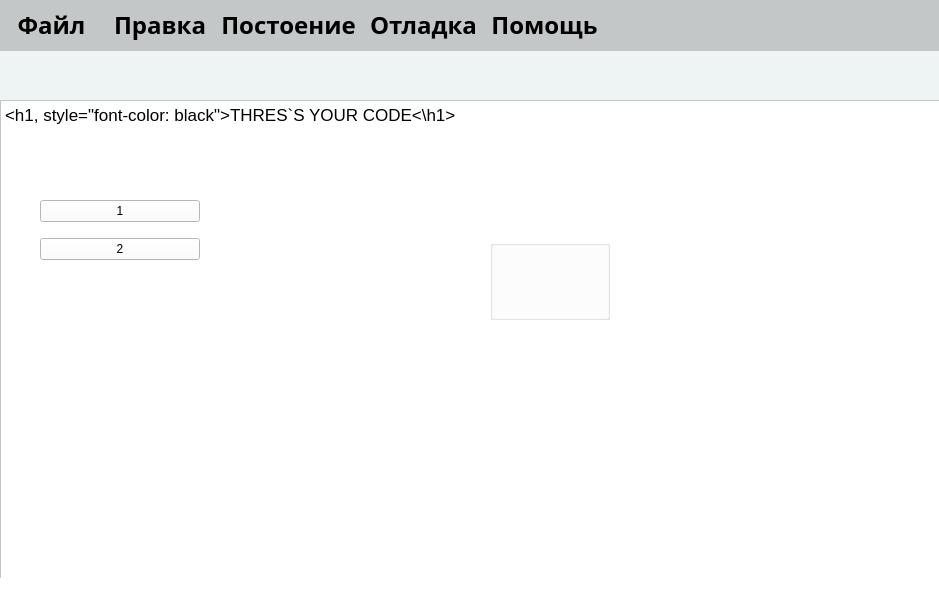
<?xml version="1.0" encoding="UTF-8"?>
<ui version="4.0">
 <class>MainWindow</class>
 <widget class="QMainWindow" name="MainWindow">
  <property name="geometry">
   <rect>
    <x>0</x>
    <y>0</y>
    <width>939</width>
    <height>600</height>
   </rect>
  </property>
  <property name="windowTitle">
   <string>MainWindow</string>
  </property>
  <property name="styleSheet">
   <string notr="true">background-color:white;</string>
  </property>
  <widget class="QWidget" name="centralwidget">
   <widget class="QWidget" name="widget" native="true">
    <property name="geometry">
     <rect>
      <x>-10</x>
      <y>50</y>
      <width>951</width>
      <height>50</height>
     </rect>
    </property>
    <property name="styleSheet">
     <string notr="true">background-color: rgb(238, 243, 243)</string>
    </property>
    <layout class="QHBoxLayout" name="horizontalLayout">
     <item>
      <widget class="QPushButton" name="save">
       <property name="text">
        <string/>
       </property>
       <property name="icon">
        <iconset>
         <normaloff>../GUI/resources/download.svg</normaloff>../GUI/resources/download.svg</iconset>
       </property>
       <property name="iconSize">
        <size>
         <width>32</width>
         <height>32</height>
        </size>
       </property>
       <property name="flat">
        <bool>true</bool>
       </property>
      </widget>
     </item>
     <item>
      <widget class="QPushButton" name="cut">
       <property name="text">
        <string/>
       </property>
       <property name="icon">
        <iconset>
         <normaloff>../GUI/resources/content_cut.svg</normaloff>../GUI/resources/content_cut.svg</iconset>
       </property>
       <property name="iconSize">
        <size>
         <width>32</width>
         <height>32</height>
        </size>
       </property>
       <property name="flat">
        <bool>true</bool>
       </property>
      </widget>
     </item>
     <item>
      <widget class="QPushButton" name="copy">
       <property name="text">
        <string/>
       </property>
       <property name="icon">
        <iconset>
         <normaloff>../GUI/resources/file_copy.svg</normaloff>../GUI/resources/file_copy.svg</iconset>
       </property>
       <property name="iconSize">
        <size>
         <width>32</width>
         <height>32</height>
        </size>
       </property>
       <property name="flat">
        <bool>true</bool>
       </property>
      </widget>
     </item>
     <item>
      <widget class="QPushButton" name="paste">
       <property name="styleSheet">
        <string notr="true">QPush-Button{
	font-color: black
}</string>
       </property>
       <property name="text">
        <string/>
       </property>
       <property name="icon">
        <iconset>
         <normaloff>../GUI/resources/folder.svg</normaloff>../GUI/resources/folder.svg</iconset>
       </property>
       <property name="iconSize">
        <size>
         <width>32</width>
         <height>32</height>
        </size>
       </property>
       <property name="flat">
        <bool>true</bool>
       </property>
      </widget>
     </item>
     <item>
      <widget class="QPushButton" name="back">
       <property name="text">
        <string/>
       </property>
       <property name="icon">
        <iconset>
         <normaloff>../GUI/resources/keyboard_return.svg</normaloff>../GUI/resources/keyboard_return.svg</iconset>
       </property>
       <property name="iconSize">
        <size>
         <width>32</width>
         <height>32</height>
        </size>
       </property>
       <property name="flat">
        <bool>true</bool>
       </property>
      </widget>
     </item>
     <item>
      <widget class="QPushButton" name="build">
       <property name="text">
        <string/>
       </property>
       <property name="icon">
        <iconset>
         <normaloff>../GUI/resources/hardware.svg</normaloff>../GUI/resources/hardware.svg</iconset>
       </property>
       <property name="iconSize">
        <size>
         <width>32</width>
         <height>32</height>
        </size>
       </property>
       <property name="flat">
        <bool>true</bool>
       </property>
       <attribute name="buttonGroup">
        <string notr="true">buttonGroup</string>
       </attribute>
      </widget>
     </item>
     <item>
      <widget class="QPushButton" name="run">
       <property name="font">
        <font>
         <family>Academy Engraved LET</family>
        </font>
       </property>
       <property name="styleSheet">
        <string notr="true"/>
       </property>
       <property name="text">
        <string/>
       </property>
       <property name="icon">
        <iconset>
         <normaloff>../GUI/resources/play_arrow.svg</normaloff>../GUI/resources/play_arrow.svg</iconset>
       </property>
       <property name="iconSize">
        <size>
         <width>32</width>
         <height>32</height>
        </size>
       </property>
       <property name="flat">
        <bool>true</bool>
       </property>
       <attribute name="buttonGroup">
        <string notr="true">buttonGroup</string>
       </attribute>
      </widget>
     </item>
     <item>
      <widget class="QPushButton" name="pushButton_9">
       <property name="text">
        <string/>
       </property>
       <property name="icon">
        <iconset>
         <normaloff>../GUI/resources/crop_5_4.svg</normaloff>../GUI/resources/crop_5_4.svg</iconset>
       </property>
       <property name="iconSize">
        <size>
         <width>32</width>
         <height>32</height>
        </size>
       </property>
       <property name="flat">
        <bool>true</bool>
       </property>
       <attribute name="buttonGroup">
        <string notr="true">buttonGroup</string>
       </attribute>
      </widget>
     </item>
     <item>
      <spacer name="horizontalSpacer_2">
       <property name="orientation">
        <enum>Qt::Orientation::Vertical</enum>
       </property>
       <property name="sizeHint" stdset="0">
        <size>
         <width>297</width>
         <height>20</height>
        </size>
       </property>
      </spacer>
     </item>
    </layout>
   </widget>
   <widget class="QWidget" name="CODE" native="true">
    <property name="geometry">
     <rect>
      <x>-10</x>
      <y>100</y>
      <width>511</width>
      <height>531</height>
     </rect>
    </property>
    <property name="styleSheet">
     <string notr="true">border: 1px solid rgb(155, 158, 158);
border-radius: 7px;</string>
    </property>
   </widget>
   <widget class="QWidget" name="widget_2" native="true">
    <property name="geometry">
     <rect>
      <x>0</x>
      <y>0</y>
      <width>941</width>
      <height>51</height>
     </rect>
    </property>
    <property name="styleSheet">
     <string notr="true">background:rgb(196, 199, 199);
</string>
    </property>
    <layout class="QHBoxLayout" name="horizontalLayout_3">
     <item>
      <widget class="QPushButton" name="F">
       <property name="font">
        <font>
         <family>Raleway</family>
         <pointsize>18</pointsize>
         <bold>true</bold>
        </font>
       </property>
       <property name="styleSheet">
        <string notr="true">QPushButton{
	color: black;
}


</string>
       </property>
       <property name="text">
        <string>Файл</string>
       </property>
       <property name="flat">
        <bool>true</bool>
       </property>
      </widget>
     </item>
     <item>
      <widget class="QPushButton" name="pushButton_2">
       <property name="font">
        <font>
         <family>Raleway</family>
         <pointsize>18</pointsize>
         <bold>true</bold>
        </font>
       </property>
       <property name="styleSheet">
        <string notr="true">color:black;
</string>
       </property>
       <property name="text">
        <string>Правка</string>
       </property>
       <property name="flat">
        <bool>true</bool>
       </property>
      </widget>
     </item>
     <item>
      <widget class="QPushButton" name="pushButton_3">
       <property name="font">
        <font>
         <family>Raleway</family>
         <pointsize>18</pointsize>
         <bold>true</bold>
        </font>
       </property>
       <property name="styleSheet">
        <string notr="true">color:black;
</string>
       </property>
       <property name="text">
        <string>Постоение</string>
       </property>
       <property name="flat">
        <bool>true</bool>
       </property>
      </widget>
     </item>
     <item>
      <widget class="QPushButton" name="pushButton_4">
       <property name="font">
        <font>
         <family>Raleway</family>
         <pointsize>18</pointsize>
         <bold>true</bold>
        </font>
       </property>
       <property name="styleSheet">
        <string notr="true">QPushButton{
	color:black;
}</string>
       </property>
       <property name="text">
        <string>Отладка</string>
       </property>
       <property name="flat">
        <bool>true</bool>
       </property>
      </widget>
     </item>
     <item>
      <widget class="QPushButton" name="pushButton_7">
       <property name="font">
        <font>
         <family>Raleway</family>
         <pointsize>18</pointsize>
         <bold>true</bold>
        </font>
       </property>
       <property name="styleSheet">
        <string notr="true">color:black</string>
       </property>
       <property name="text">
        <string>Помощь</string>
       </property>
       <property name="flat">
        <bool>true</bool>
       </property>
      </widget>
     </item>
     <item>
      <spacer name="horizontalSpacer">
       <property name="orientation">
        <enum>Qt::Orientation::Vertical</enum>
       </property>
       <property name="sizeHint" stdset="0">
        <size>
         <width>339</width>
         <height>20</height>
        </size>
       </property>
      </spacer>
     </item>
    </layout>
   </widget>
   <widget class="QTextEdit" name="textEdit">
    <property name="geometry">
     <rect>
      <x>0</x>
      <y>100</y>
      <width>941</width>
      <height>521</height>
     </rect>
    </property>
    <property name="html">
     <string>&lt;!DOCTYPE HTML PUBLIC &quot;-//W3C//DTD HTML 4.0//EN&quot; &quot;http://www.w3.org/TR/REC-html40/strict.dtd&quot;&gt;
&lt;html&gt;&lt;head&gt;&lt;meta name=&quot;qrichtext&quot; content=&quot;1&quot; /&gt;&lt;meta charset=&quot;utf-8&quot; /&gt;&lt;style type=&quot;text/css&quot;&gt;
p, li { white-space: pre-wrap; }
hr { height: 1px; border-width: 0; }
li.unchecked::marker { content: &quot;\2610&quot;; }
li.checked::marker { content: &quot;\2612&quot;; }
&lt;/style&gt;&lt;/head&gt;&lt;body style=&quot; font-family:'.AppleSystemUIFont'; font-size:13pt; font-weight:400; font-style:normal;&quot;&gt;
&lt;p style=&quot; margin-top:0px; margin-bottom:0px; margin-left:0px; margin-right:0px; -qt-block-indent:0; text-indent:0px;&quot;&gt;&amp;lt;h1, style=&amp;quot;font-color: black&amp;quot;&amp;gt;THRES`S YOUR CODE&amp;lt;\h1&amp;gt;&lt;/p&gt;
&lt;p style=&quot;-qt-paragraph-type:empty; margin-top:0px; margin-bottom:0px; margin-left:0px; margin-right:0px; -qt-block-indent:0; text-indent:0px;&quot;&gt;&lt;br /&gt;&lt;/p&gt;&lt;/body&gt;&lt;/html&gt;</string>
    </property>
   </widget>
   <widget class="QGroupBox" name="groupBox_3">
    <property name="geometry">
     <rect>
      <x>490</x>
      <y>240</y>
      <width>120</width>
      <height>80</height>
     </rect>
    </property>
   </widget>
   <widget class="QWidget" name="Filemenu" native="true">
    <property name="geometry">
     <rect>
      <x>40</x>
      <y>190</y>
      <width>160</width>
      <height>80</height>
     </rect>
    </property>
    <layout class="QVBoxLayout" name="File_menu">
     <item>
      <widget class="QPushButton" name="pushButton_5">
       <property name="styleSheet">
        <string notr="true">color:black
</string>
       </property>
       <property name="text">
        <string>1</string>
       </property>
      </widget>
     </item>
     <item>
      <widget class="QPushButton" name="pushButton">
       <property name="styleSheet">
        <string notr="true">color:black
</string>
       </property>
       <property name="text">
        <string>2</string>
       </property>
      </widget>
     </item>
    </layout>
   </widget>
  </widget>
  <widget class="QStatusBar" name="statusbar"/>
 </widget>
 <resources/>
 <connections>
  <connection>
   <sender>F</sender>
   <signal>clicked(bool)</signal>
   <receiver>Filemenu</receiver>
   <slot>setVisible(bool)</slot>
   <hints>
    <hint type="sourcelabel">
     <x>50</x>
     <y>25</y>
    </hint>
    <hint type="destinationlabel">
     <x>119</x>
     <y>229</y>
    </hint>
   </hints>
  </connection>
 </connections>
 <buttongroups>
  <buttongroup name="buttonGroup"/>
 </buttongroups>
</ui>
